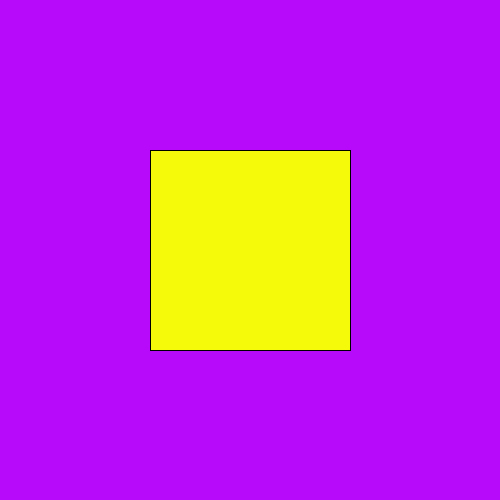
Frame 1 (no input)
Frame 60 (the mouse pressed at the canvas centre just before this capture): identical to frame 1, image omitted
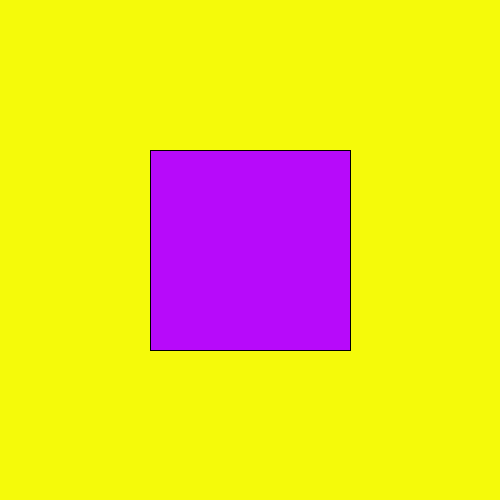
Frame 120 (the mouse held since frame 60 and released just before this capture)

The Processing sketch that drew these frames (run headless with seeded random() and noise(); from frame 60 on, the mouse is pressed at the canvas centre):

// Processing sketch: If_Statement_Practice_Question_2
// ── If_Statement_Practice_Question_2.pde
// Variables//
color yellow = color(245,250,10);
color purple = color(183, 10,250);
color rect_color;

float rect_x;
float rect_y;
float rect_width = 200;
float rect_height = 200;

void setup()
{
  size(500,500);  //<>//
  background(purple);
  rectMode(CENTER);
  
  rect_x = width/2;
  rect_y = height/2;
}

void draw()
{
  if (mouseY >= rect_y - 0.5*rect_height &&
    mouseY <= rect_y + 0.5*rect_height &&
    mouseX >= rect_x - 0.5*rect_width&&
    mouseX <= rect_x + 0.5*rect_width)
{
  rect_color = purple;
  background(yellow);
} else {
  rect_color = yellow;
  background(purple);
}
 fill(rect_color);
 rect(rect_x, rect_y, rect_width , rect_height);
}
